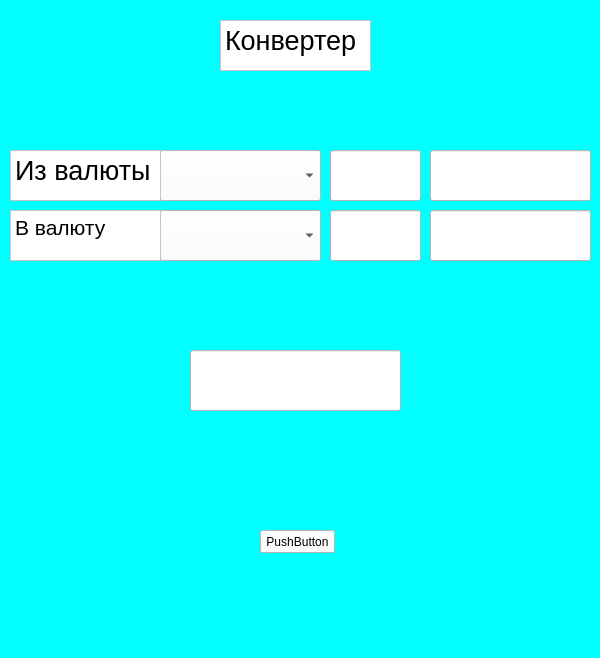
<?xml version="1.0" encoding="UTF-8"?>
<ui version="4.0">
 <class>MainWindow</class>
 <widget class="QMainWindow" name="MainWindow">
  <property name="geometry">
   <rect>
    <x>0</x>
    <y>0</y>
    <width>600</width>
    <height>658</height>
   </rect>
  </property>
  <property name="maximumSize">
   <size>
    <width>900</width>
    <height>2000</height>
   </size>
  </property>
  <property name="windowTitle">
   <string>MainWindow</string>
  </property>
  <property name="styleSheet">
   <string notr="true">background-color: rgb(0, 255, 255);</string>
  </property>
  <widget class="QWidget" name="centralwidget">
   <widget class="QPushButton" name="pushButton">
    <property name="geometry">
     <rect>
      <x>260</x>
      <y>530</y>
      <width>75</width>
      <height>23</height>
     </rect>
    </property>
    <property name="styleSheet">
     <string notr="true">background-color: #ffffff</string>
    </property>
    <property name="text">
     <string>PushButton</string>
    </property>
   </widget>
   <widget class="QTextBrowser" name="textBrowser">
    <property name="geometry">
     <rect>
      <x>220</x>
      <y>20</y>
      <width>151</width>
      <height>51</height>
     </rect>
    </property>
    <property name="styleSheet">
     <string notr="true">background-color: #ffffff</string>
    </property>
    <property name="html">
     <string>&lt;!DOCTYPE HTML PUBLIC &quot;-//W3C//DTD HTML 4.0//EN&quot; &quot;http://www.w3.org/TR/REC-html40/strict.dtd&quot;&gt;
&lt;html&gt;&lt;head&gt;&lt;meta name=&quot;qrichtext&quot; content=&quot;1&quot; /&gt;&lt;style type=&quot;text/css&quot;&gt;
p, li { white-space: pre-wrap; }
&lt;/style&gt;&lt;/head&gt;&lt;body style=&quot; font-family:'MS Shell Dlg 2'; font-size:8.25pt; font-weight:400; font-style:normal;&quot;&gt;
&lt;p style=&quot; margin-top:0px; margin-bottom:0px; margin-left:0px; margin-right:0px; -qt-block-indent:0; text-indent:0px;&quot;&gt;&lt;span style=&quot; font-size:20pt;&quot;&gt;Конвертер&lt;/span&gt;&lt;/p&gt;&lt;/body&gt;&lt;/html&gt;</string>
    </property>
   </widget>
   <widget class="QComboBox" name="Spisok1">
    <property name="geometry">
     <rect>
      <x>160</x>
      <y>210</y>
      <width>161</width>
      <height>51</height>
     </rect>
    </property>
    <property name="styleSheet">
     <string notr="true">background-color: #ffffff</string>
    </property>
   </widget>
   <widget class="QComboBox" name="Spisok2">
    <property name="geometry">
     <rect>
      <x>160</x>
      <y>150</y>
      <width>161</width>
      <height>51</height>
     </rect>
    </property>
    <property name="styleSheet">
     <string notr="true">background-color: #ffffff</string>
    </property>
   </widget>
   <widget class="QTextBrowser" name="textBrowser_2">
    <property name="geometry">
     <rect>
      <x>10</x>
      <y>150</y>
      <width>151</width>
      <height>51</height>
     </rect>
    </property>
    <property name="styleSheet">
     <string notr="true">background-color: #ffffff</string>
    </property>
    <property name="html">
     <string>&lt;!DOCTYPE HTML PUBLIC &quot;-//W3C//DTD HTML 4.0//EN&quot; &quot;http://www.w3.org/TR/REC-html40/strict.dtd&quot;&gt;
&lt;html&gt;&lt;head&gt;&lt;meta name=&quot;qrichtext&quot; content=&quot;1&quot; /&gt;&lt;style type=&quot;text/css&quot;&gt;
p, li { white-space: pre-wrap; }
&lt;/style&gt;&lt;/head&gt;&lt;body style=&quot; font-family:'MS Shell Dlg 2'; font-size:8.25pt; font-weight:400; font-style:normal;&quot;&gt;
&lt;p style=&quot; margin-top:0px; margin-bottom:0px; margin-left:0px; margin-right:0px; -qt-block-indent:0; text-indent:0px;&quot;&gt;&lt;span style=&quot; font-size:20pt;&quot;&gt;Из валюты&lt;/span&gt;&lt;/p&gt;&lt;/body&gt;&lt;/html&gt;</string>
    </property>
   </widget>
   <widget class="QTextBrowser" name="textBrowser_3">
    <property name="geometry">
     <rect>
      <x>10</x>
      <y>210</y>
      <width>151</width>
      <height>51</height>
     </rect>
    </property>
    <property name="styleSheet">
     <string notr="true">background-color: #ffffff</string>
    </property>
    <property name="html">
     <string>&lt;!DOCTYPE HTML PUBLIC &quot;-//W3C//DTD HTML 4.0//EN&quot; &quot;http://www.w3.org/TR/REC-html40/strict.dtd&quot;&gt;
&lt;html&gt;&lt;head&gt;&lt;meta name=&quot;qrichtext&quot; content=&quot;1&quot; /&gt;&lt;style type=&quot;text/css&quot;&gt;
p, li { white-space: pre-wrap; }
&lt;/style&gt;&lt;/head&gt;&lt;body style=&quot; font-family:'MS Shell Dlg 2'; font-size:8.25pt; font-weight:400; font-style:normal;&quot;&gt;
&lt;p style=&quot; margin-top:0px; margin-bottom:0px; margin-left:0px; margin-right:0px; -qt-block-indent:0; text-indent:0px;&quot;&gt;&lt;span style=&quot; font-size:16pt;&quot;&gt;В валюту&lt;/span&gt;&lt;/p&gt;&lt;/body&gt;&lt;/html&gt;</string>
    </property>
   </widget>
   <widget class="QLineEdit" name="Complete">
    <property name="geometry">
     <rect>
      <x>190</x>
      <y>350</y>
      <width>211</width>
      <height>61</height>
     </rect>
    </property>
    <property name="styleSheet">
     <string notr="true">background-color: #ffffff</string>
    </property>
    <property name="text">
     <string/>
    </property>
   </widget>
   <widget class="QLineEdit" name="value_1">
    <property name="geometry">
     <rect>
      <x>330</x>
      <y>150</y>
      <width>91</width>
      <height>51</height>
     </rect>
    </property>
    <property name="styleSheet">
     <string notr="true">background-color: #ffffff</string>
    </property>
    <property name="text">
     <string/>
    </property>
   </widget>
   <widget class="QLineEdit" name="value_2">
    <property name="geometry">
     <rect>
      <x>330</x>
      <y>210</y>
      <width>91</width>
      <height>51</height>
     </rect>
    </property>
    <property name="styleSheet">
     <string notr="true">background-color: #ffffff</string>
    </property>
    <property name="text">
     <string/>
    </property>
   </widget>
   <widget class="QLineEdit" name="price_1">
    <property name="geometry">
     <rect>
      <x>430</x>
      <y>150</y>
      <width>161</width>
      <height>51</height>
     </rect>
    </property>
    <property name="styleSheet">
     <string notr="true">background-color: #ffffff</string>
    </property>
    <property name="text">
     <string/>
    </property>
   </widget>
   <widget class="QLineEdit" name="price_2">
    <property name="geometry">
     <rect>
      <x>430</x>
      <y>210</y>
      <width>161</width>
      <height>51</height>
     </rect>
    </property>
    <property name="styleSheet">
     <string notr="true">background-color: #ffffff</string>
    </property>
    <property name="text">
     <string/>
    </property>
   </widget>
  </widget>
 </widget>
 <resources/>
 <connections/>
</ui>
